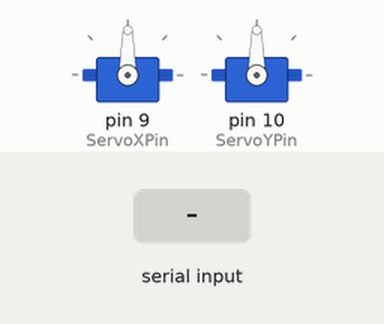
Simulated run of this sketch. Board: Arduino Uno, built with avr-gcc and run on an emulated ATmega328P. Parts: 2 × servo. Inputs (shaded band) come from the test bench. What the sketch prints to the serial monitor is not drawn.

Above: at 1.2 s.
1.3 s: byte 30 received over Serial
At 1.9 s:
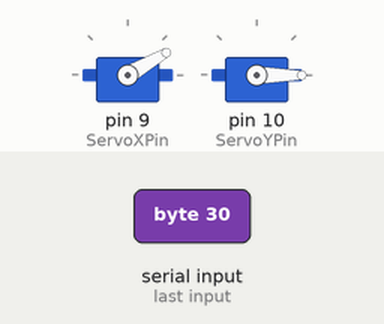
2.8 s: byte 90 received over Serial
At 4.0 s:
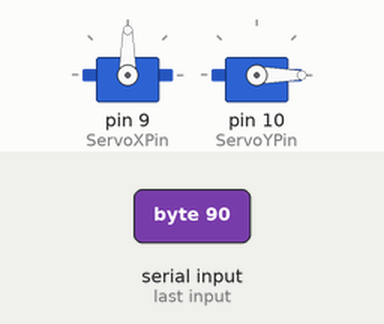
4.3 s: byte 120 received over Serial
At 5.4 s:
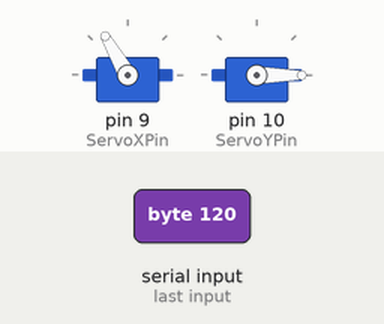
Timing chart, 0 to 7.3 s (numbered marks = the images above; inputs shaded):
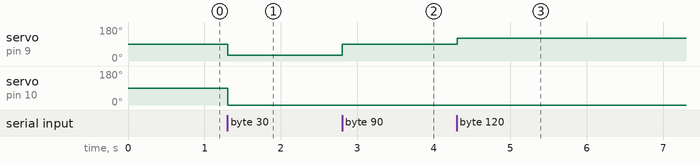

The sketch:

matlab_com.ino
```cpp
#include <Servo.h>
Servo myServoX;
Servo myServoY;

const int ServoXPin = 9;
const int ServoYPin = 10;
//const int ledPin = 13;
const int delayTime = 4;

int centroidX;
int centroidY;
//int angleX;
//int angleY;

 void setup(){
  myServoX.attach(ServoXPin);
  myServoY.attach(ServoYPin);
  //pinMode(ledPin,OUTPUT);
  Serial.begin(115200);
  Serial.println("Ready");
}

 void loop() {
  //digitalWrite(ledPin,LOW); //turn off LED
if (Serial.available() > 0) {
  //digitalWrite(ledPin,HIGH); //flash LED everytime data is available

  centroidX = Serial.read();
  delay(delayTime);
  centroidY = Serial.read();
  //delay(delayTime);

  myServoX.write(centroidX);
  myServoY.write(centroidY);
  //delay(delayTime);

  //angleX = myServoX.read();
  //angleY = myServoY.read();

  //Serial.println(angleX); //print data
  //delay(delayTime);
  //Serial.println(angleY); //print data
  //delay(delayTime);
}
//delay(10);
}
```

Measured:
- after the input at 1.3 s, servo on pin 9 (ServoXPin): 90° → 30° at once; servo on pin 10 (ServoYPin): 90° → 0° at once
- after the input at 2.8 s, servo on pin 9 (ServoXPin): 30° → 90° at once
- after the input at 4.3 s, servo on pin 9 (ServoXPin): 90° → 120° at once
